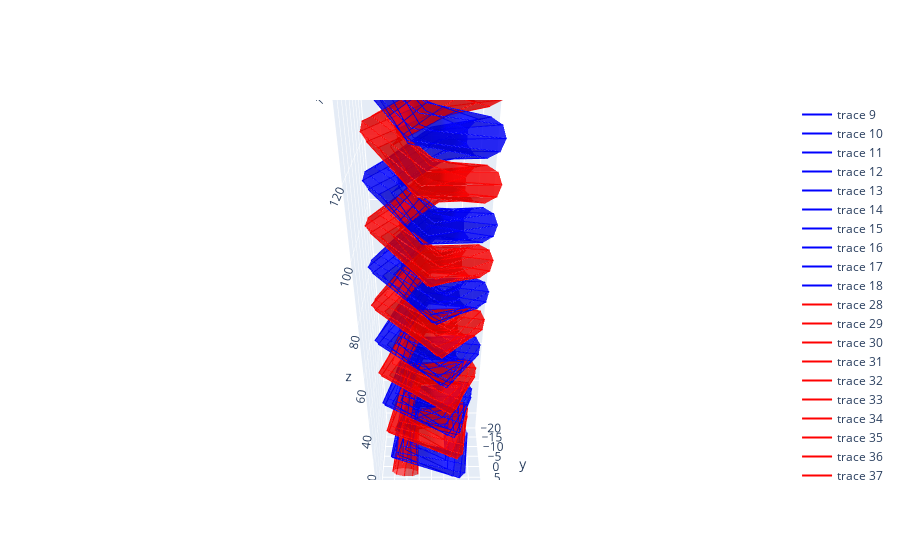

The cell this chart's notebook holds for it:
### Code cell
def plot_helix(L, theta, tau, segments, pipe_diameter, sides = 10, double_helix = True):

    fig = go.Figure()
    origin = np.zeros(3)
    segments = 25

    points_straight = generate_straight_matrix(L, theta, tau, segments)
    vectors = vis_tangent_vectors(segments, L, theta, tau)

    vectors = np.gradient(points_straight, axis=0)
    basis = vis_local_xy_plane(vectors)

    circles = []
    for i in range(len(basis)):
        circles.append(vis_whole_circle(points_straight[i], basis[i], pipe_diameter, sides = sides))
        
    circles = np.asarray(circles)
    lines = np.transpose(circles, axes=[1,0,2])

    for i in range(len(lines) -1):
        fig.add_trace(connect_lines_mesh3d(lines[i], lines[i+1], color='blue', opacity = .6))


    for circle in lines:
        x,y,z = circle.T
        fig.add_trace(go.Scatter3d(x=x, y=y, z=z, mode = 'lines', line = dict(color = 'blue')))
        i = i+1


    if double_helix:
            second_points = make_second_helix(points_straight)
            vectors = vis_tangent_vectors(segments, L, theta, tau)


            vectors = np.gradient(second_points, axis=0)
            basis = vis_local_xy_plane(vectors)

            circles = []
            for i in range(len(basis)):
                circles.append(vis_whole_circle(second_points[i], basis[i], pipe_diameter, sides = sides))
                
            circles = np.asarray(circles)
            lines = np.transpose(circles, axes=[1,0,2])

            for i in range(len(lines) -1):
                fig.add_trace(connect_lines_mesh3d(lines[i], lines[i+1], color='red', opacity = .6))



            for circle in lines:
                x,y,z = circle.T
                fig.add_trace(go.Scatter3d(x=x, y=y, z=z, mode = 'lines', line = dict(color = 'red')))
                i = i+1



    fig.update_layout(
    scene=dict(
        aspectmode='data'   # ensures equal scaling for x, y, z
    )
    )    

    fig.update_layout(
    dragmode="turntable",        # intuitive rotation
    scene_camera=dict(eye=dict(x=0, y=1.8, z=1.2)),  # pleasant starting view
    )

    fig.show()

plot_helix(21,90,25,25,10, 10,True)
